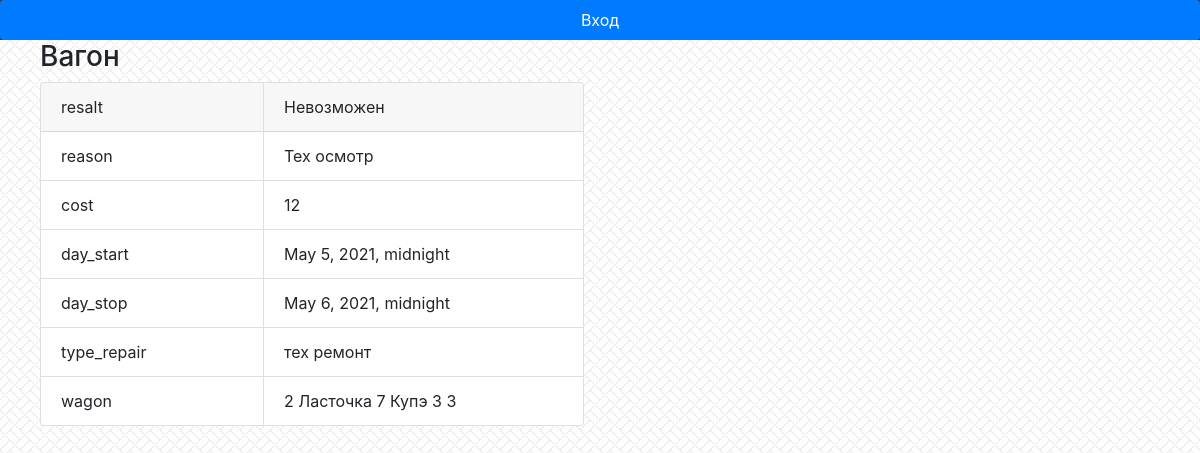
/repair/1/, run on the app's committed database.
### repairs_wagon_app/models.py (models this page shows, shortened)
class Repair(models.Model):
    resalt = models.CharField(max_length=10)
    reason = models.CharField(max_length=100)
    cost = models.IntegerField()
    day_start = models.DateTimeField()
    day_stop = models.DateTimeField()
    type_repair = models.CharField(max_length=15)
    schedule = models.ForeignKey(Schedule_works, default=1, on_delete=models.CASCADE)
    wagon = models.ForeignKey(Wagon, on_delete=models.CASCADE)

class Wagon(models.Model):
    reg_number = models.IntegerField(unique=True)
    reg_name = models.CharField(max_length=60, unique=True)
    reg_chief = models.CharField(max_length=20, unique=True)
    type = models.CharField(max_length=30)
    type_year = models.IntegerField()
    dop_number = models.IntegerField()
    ralway_addressExternal = models.CharField(max_length=80)
    def __str__(self):
        return "{} {} {} {} {} {}".format(self.reg_number, self.reg_name, self.reg_chief, self.type, self.type_year,
                                          self.dop_number)

### repairs_wagon_app/views.py (the view)
# urls.py: path('repair/<int:pk>/', views.Repair_detail.as_view(), name="repair_d"),
class Repair_detail(DetailView):
    model = Repair
    template_name = 'repair_detail.html'

### repairs_wagon_app/templates/repair_detail.html (shortened to what this page needs)
{%extends 'menu.html'%}
{%block content%}
<head>
</head>
<link rel="stylesheet" href="https://stackpath.bootstrapcdn.com/bootstrap/4.1.3/css/bootstrap.min.css">
<ol>
    <h3>Вагон</h3>
<body>
<div class="card-group">
  <div class="card" style="max-width: 14rem;">
      <div class="card-header">
        resalt
      </div>
      <ul class="list-group list-group-flush">
      <li class="list-group-item">reason</li>
      <li class="list-group-item">cost</li>
      <li class="list-group-item">day_start</li>
      <li class="list-group-item">day_stop</li>
      <li class="list-group-item">type_repair</li>
        <li class="list-group-item">wagon</li>
      </ul>
    </div>
  <div class="card" style="max-width: 20rem;">
      <div class="card-header">
        {{ object.resalt }}
      </div>
      <ul class="list-group list-group-flush">
      <li class="list-group-item">{{ object.reason }}</li>
      <li class="list-group-item">{{ object.cost }}</li>
      <li class="list-group-item">{{ object.day_start }}</li>
        <li class="list-group-item">{{ object.day_stop }}</li>
        <li class="list-group-item">{{ object.type_repair }}</li>
        <li class="list-group-item">{{ object.wagon }}</li>
      </ul>
    </div>
</div>
</body>
</ol>
{% endblock %}

### repairs_wagon_app/static/wagon/style.css (style rules this page uses)
body { background: white url("images/BACKGROUND.jpg"); }

### data on the page
Repair: resalt "Невозможен", reason "Тех осмотр", cost "12", day_start "May 5, 2021, midnight", day_stop "May 6, 2021, midnight", type_repair "тех ремонт", wagon "2 Ласточка 7 Купэ 3 3"
